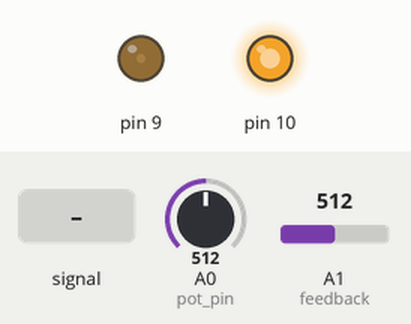
Bench run of a sketch on a simulated Arduino Uno, built with avr-gcc and run on an emulated ATmega328P. Shown: output pins drawn as LEDs (lit = HIGH). Inputs (shaded band) come from the test bench; at power-on: A0 (pot_pin) = 512, A1 (feedback) = 512.

Above: at 1.2 s.
1.3 s: A1 (feedback) fed a 1000 Hz sine of ±255 counts around its level
At 1.45 s:
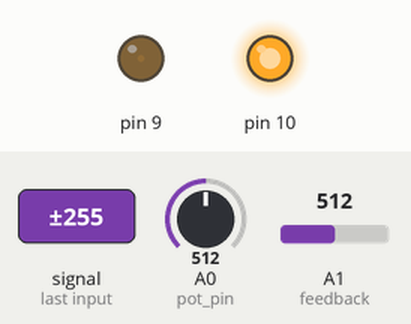
4.3 s: A0 (pot_pin) set to 716
At 6.0 s:
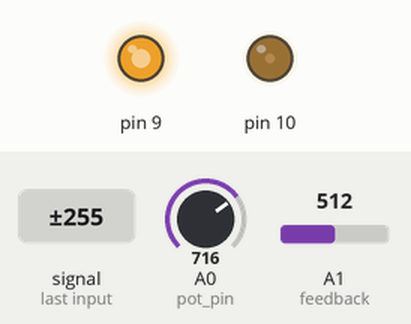
Timing chart, 0 to 7.5 s (numbered marks = the images above; inputs shaded):
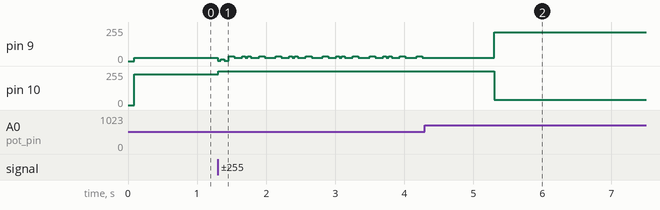

The sketch:

Arduino_EN_-Constant-Frequency-Adjustable-Duty-Cycle-EN.ino
```cpp
//MK-EN-This code is coded for Buck-Boost Converter. Can be customize for your project


const int pot_pin = A0;           //Adjustable Resistor Voltage pin
const int feedback = A1;          //Output Feed back Voltage pin
int vout = 0;                     //Vout
int vpot = 0;                     //V-adj-res
int duty = 1;                     //duty
int i=1;                          //For Slow Start
int down=0;                       //Avoid Valley Current
int memory=0;                     //For The Duty

void setup() {
  cli();                          // stop interrupts
  TCCR1A = 0xA2;                  // Register -A2 Noninvert-F2 invert
  TCCR1B = 0x19;                  //
  TIMSK1 = 0x01 ;                 // overflow interrupt
  ICR1  = 249 ;                   // 31.25us cycle time, 32kHz PWM but 64kHz drive pulses (differential)--Frequency Formula: 16000000 / (2 * ICR1)
  OCR1A = 1 ;                     // example U drive-Duty
  OCR1B = 248 ;                   // (1-duty)
  GTCCR = 0x83 ;                  // clear and halt prescalers
  TCNT1 = 0xFFFF ;                // synchronize counters exactly.
  GTCCR = 0x00 ;                  // allow prescalers to fly
  sei();                          // allow interrupts
  pinMode(pot_pin, INPUT);
  pinMode(feedback, INPUT);
  pinMode(9, OUTPUT);
  pinMode(10, OUTPUT);
  Serial.begin(9600);

}

ISR(TIMER1_OVF_vect){

 OCR1A=duty;                    //can be delete ISR Function and can be change in loop. I did like this. Cause i want to avoid valley Current
 OCR1B=249-duty;

    if(vout>vpot){              //Avoid Valley Current
      down=down+1;
      if(down==20){
        downduty();
      }
    }
}

                                  //customize for your project from here

void loop(){

    readpot();                    //read adjustable resistor voltage

    while(i==1){                  //Slow Start

      for(i=1;i<25;i++){
        duty=duty+1;
        delay(4);
      }
    }

    readpot();

    if(vout<vpot){              //BOOST-Function

      while(vout<vpot){           //Boost-read-Boost

        duty=duty+1;
        detduty();
        delay(4+duty/100);
        readpot();

      }
    }

    if(vout > vpot){         //BUCK

      if(vout>vpot+200){
         memory=duty;
         duty=0;
         OCR1A=duty;                    //Avoid overvoltage
         OCR1B=249-duty;
         delayMicroseconds(100);
         duty=memory-round((vout-vpot)/2);
      }
      readpot();
      while(vout>vpot){           //Buck-read-Buck


        duty=duty-2;
        detduty();
        delay(4+duty/100);
        readpot();

      }

    }

    delay(1);                      //Delay

}

void detduty(){

    if(duty>210){
      duty=210;                     //max duty
    }
    else if(duty<1){
      duty=1;                      //min duty
    }
}

void readpot(){

    vpot = analogRead(pot_pin);     //adjustable resistance voltage to vpot

    vout = analogRead(feedback);   //feedback to vout

    if(vpot>780){                   //if output voltage > 36Volts  dont be increase
      vpot=780;
    }

}


void downduty(){                 //Avoid Valley Current

  memory=duty;
  duty=1;
  OCR1A=duty;
  OCR1B=249-duty;
  delayMicroseconds(100);
  duty=memory;
  down=0;

}
```

Measured:
- after the input at 1.3 s, pin 10: 229/255 → 254/255 at once
- after the input at 4.3 s, pin 10: 254/255 → 40/255 after 1.0 s
